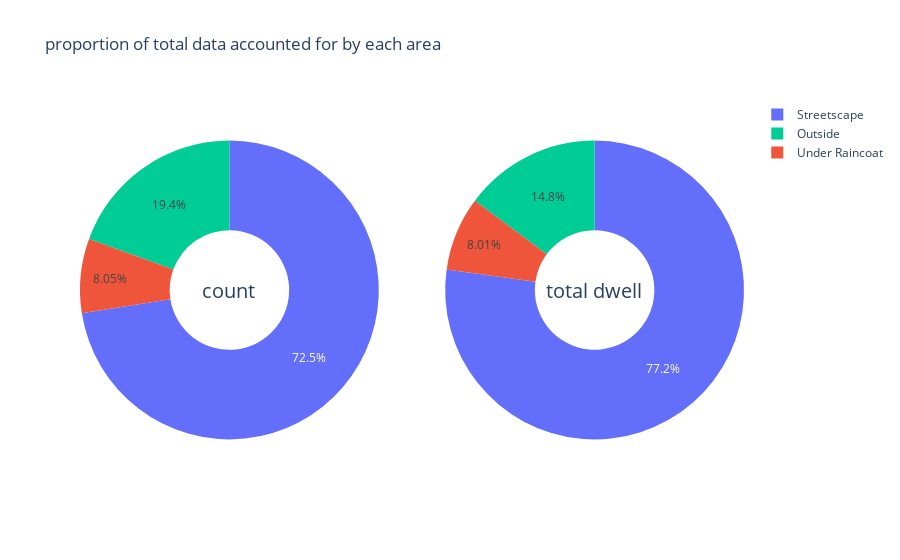

The code cell stored with this chart in its notebook:
### Markdown cell above
Now in place of the exact values of the metrics, let's look at the proportions (in terms of pedestrian count and total dwell time):

### Code cell
from plotly.subplots import make_subplots

def plot_pies():
    '''
    two pie charts on total count and dwell time grouped by device
    '''
    # labels and colours to be consistent
    labels = ['Streetscape', 'Under Raincoat', 'Outside']
    clr = ['#636EFA', '#EF553B', '#00cc96']
    
    # subplots
    fig = make_subplots(rows=1, cols=2, specs=[[{'type':'domain'}, {'type':'domain'}]])
    fig.add_trace(go.Pie(labels=labels, values=[378580, 42054, 101548], marker_colors=clr),
                  1, 1)
    fig.add_trace(go.Pie(labels=labels, values=[8801918.21, 913902.16, 1687283.20], marker_colors=clr),
                  1, 2)

    # `hole` to create a donut-like pie chart
    fig.update_traces(hole=.4, hoverinfo='label+percent')

    fig.update_layout(
        title_text='proportion of total data accounted for by each area',
        # annotations in the center of the donut pies.
        annotations=[dict(text='count', x=0.18, y=0.5, font_size=20, showarrow=False),
                     dict(text='total dwell', x=0.85, y=0.5, font_size=20, showarrow=False)])
    fig.show()
    
plot_pies()

### Figure 1 — Plotly figure (JSON) as saved in the notebook; plotly's stock layout.template omitted (floating-point values rounded to 4 significant figures)
{"data": [{"domain": {"x": [0, 0.45], "y": [0, 1]}, "hole": 0.4, "hoverinfo": "label+percent", "labels": ["Streetscape", "Under Raincoat", "Outside"], "marker": {"colors": ["#636EFA", "#EF553B", "#00cc96"]}, "type": "pie", "values": [378580, 42054, 101548]}, {"domain": {"x": [0.55, 1], "y": [0, 1]}, "hole": 0.4, "hoverinfo": "label+percent", "labels": ["Streetscape", "Under Raincoat", "Outside"], "marker": {"colors": ["#636EFA", "#EF553B", "#00cc96"]}, "type": "pie", "values": [8802000.0, 913900.0, 1687000.0]}], "layout": {"annotations": [{"font": {"size": 20}, "showarrow": false, "text": "count", "x": 0.18, "y": 0.5}, {"font": {"size": 20}, "showarrow": false, "text": "total dwell", "x": 0.85, "y": 0.5}], "title": {"text": "proportion of total data accounted for by each area"}}}
